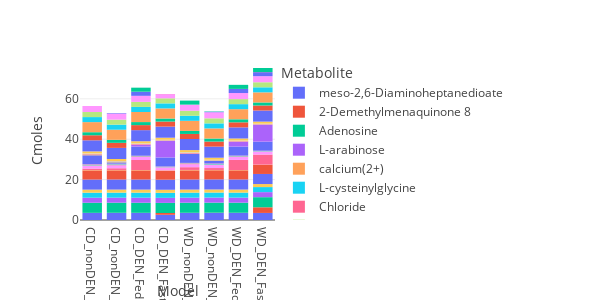

The code cell stored with this chart in its notebook:
### Code cell
fig = px.bar(toPlot_input_gutsinks,x='Model',y='Cmoles',color='Metabolite')
fig.update_layout(template='none',autosize=False,width=600,height=300)
fig.show()

### Figure 1 — Plotly figure (JSON) as saved in the notebook; plotly's stock layout.template omitted (floating-point values rounded to 4 significant figures)
{"data": [{"alignmentgroup": "True", "hovertemplate": "Metabolite=meso-2,6-Diaminoheptanedioate<br>Model=%{x}<br>Cmoles=%{y}<extra></extra>", "legendgroup": "meso-2,6-Diaminoheptanedioate", "marker": {"color": "#636efa", "pattern": {"shape": ""}}, "name": "meso-2,6-Diaminoheptanedioate", "offsetgroup": "meso-2,6-Diaminoheptanedioate", "orientation": "v", "showlegend": true, "textposition": "auto", "type": "bar", "x": ["CD_nonDEN_Fed", "CD_nonDEN_Fasted", "CD_DEN_Fed", "CD_DEN_Fasted", "WD_nonDEN_Fed", "WD_nonDEN_Fasted", "WD_DEN_Fed", "WD_DEN_Fasted"], "xaxis": "x", "y": [3.5, 3.5, 3.5, 2.578, 3.5, 3.5, 3.5, 3.5], "yaxis": "y"}, {"alignmentgroup": "True", "hovertemplate": "Metabolite=2-Demethylmenaquinone 8<br>Model=%{x}<br>Cmoles=%{y}<extra></extra>", "legendgroup": "2-Demethylmenaquinone 8", "marker": {"color": "#EF553B", "pattern": {"shape": ""}}, "name": "2-Demethylmenaquinone 8", "offsetgroup": "2-Demethylmenaquinone 8", "orientation": "v", "showlegend": true, "textposition": "auto", "type": "bar", "x": ["CD_nonDEN_Fed", "CD_nonDEN_Fasted", "CD_DEN_Fed", "CD_DEN_Fasted", "WD_nonDEN_Fed", "WD_nonDEN_Fasted", "WD_DEN_Fed", "WD_DEN_Fasted"], "xaxis": "x", "y": [0.04135, 0.07015, 0.05491, 0.8992, 0.0649, 0.1079, 0.08127, 2.801], "yaxis": "y"}, {"alignmentgroup": "True", "hovertemplate": "Metabolite=Adenosine<br>Model=%{x}<br>Cmoles=%{y}<extra></extra>", "legendgroup": "Adenosine", "marker": {"color": "#00cc96", "pattern": {"shape": ""}}, "name": "Adenosine", "offsetgroup": "Adenosine", "orientation": "v", "showlegend": true, "textposition": "auto", "type": "bar", "x": ["CD_nonDEN_Fed", "CD_nonDEN_Fasted", "CD_DEN_Fed", "CD_DEN_Fasted", "WD_nonDEN_Fed", "WD_nonDEN_Fasted", "WD_DEN_Fed", "WD_DEN_Fasted"], "xaxis": "x", "y": [5, 5, 5, 5, 5, 5, 5, 5], "yaxis": "y"}, {"alignmentgroup": "True", "hovertemplate": "Metabolite=L-arabinose<br>Model=%{x}<br>Cmoles=%{y}<extra></extra>", "legendgroup": "L-arabinose", "marker": {"color": "#ab63fa", "pattern": {"shape": ""}}, "name": "L-arabinose", "offsetgroup": "L-arabinose", "orientation": "v", "showlegend": true, "textposition": "auto", "type": "bar", "x": ["CD_nonDEN_Fed", "CD_nonDEN_Fasted", "CD_DEN_Fed", "CD_DEN_Fasted", "WD_nonDEN_Fed", "WD_nonDEN_Fasted", "WD_DEN_Fed", "WD_DEN_Fasted"], "xaxis": "x", "y": [2.5, 2.5, 2.5, 2.5, 2.5, 2.5, 2.5, 2.5], "yaxis": "y"}, {"alignmentgroup": "True", "hovertemplate": "Metabolite=calcium(2+)<br>Model=%{x}<br>Cmoles=%{y}<extra></extra>", "legendgroup": "calcium(2+)", "marker": {"color": "#FFA15A", "pattern": {"shape": ""}}, "name": "calcium(2+)", "offsetgroup": "calcium(2+)", "orientation": "v", "showlegend": true, "textposition": "auto", "type": "bar", "x": ["CD_nonDEN_Fed", "CD_nonDEN_Fasted", "CD_DEN_Fed", "CD_DEN_Fasted", "WD_nonDEN_Fed", "WD_nonDEN_Fasted", "WD_DEN_Fed", "WD_DEN_Fasted"], "xaxis": "x", "y": [0, 0, 0, 0, 0, 0, 0, 0], "yaxis": "y"}, {"alignmentgroup": "True", "hovertemplate": "Metabolite=L-cysteinylglycine<br>Model=%{x}<br>Cmoles=%{y}<extra></extra>", "legendgroup": "L-cysteinylglycine", "marker": {"color": "#19d3f3", "pattern": {"shape": ""}}, "name": "L-cysteinylglycine", "offsetgroup": "L-cysteinylglycine", "orientation": "v", "showlegend": true, "textposition": "auto", "type": "bar", "x": ["CD_nonDEN_Fed", "CD_nonDEN_Fasted", "CD_DEN_Fed", "CD_DEN_Fasted", "WD_nonDEN_Fed", "WD_nonDEN_Fasted", "WD_DEN_Fed", "WD_DEN_Fasted"], "xaxis": "x", "y": [2.5, 2.5, 2.5, 2.5, 2.5, 2.5, 2.5, 2.5], "yaxis": "y"}, {"alignmentgroup": "True", "hovertemplate": "Metabolite=Chloride<br>Model=%{x}<br>Cmoles=%{y}<extra></extra>", "legendgroup": "Chloride", "marker": {"color": "#FF6692", "pattern": {"shape": ""}}, "name": "Chloride", "offsetgroup": "Chloride", "orientation": "v", "showlegend": true, "textposition": "auto", "type": "bar", "x": ["CD_nonDEN_Fed", "CD_nonDEN_Fasted", "CD_DEN_Fed", "CD_DEN_Fasted", "WD_nonDEN_Fed", "WD_nonDEN_Fasted", "WD_DEN_Fed", "WD_DEN_Fasted"], "xaxis": "x", "y": [0, 0, 0, 0, 0, 0, 0, 0], "yaxis": "y"}, {"alignmentgroup": "True", "hovertemplate": "Metabolite=Co2+<br>Model=%{x}<br>Cmoles=%{y}<extra></extra>", "legendgroup": "Co2+", "marker": {"color": "#B6E880", "pattern": {"shape": ""}}, "name": "Co2+", "offsetgroup": "Co2+", "orientation": "v", "showlegend": true, "textposition": "auto", "type": "bar", "x": ["CD_nonDEN_Fed", "CD_nonDEN_Fasted", "CD_DEN_Fed", "CD_DEN_Fasted", "WD_nonDEN_Fed", "WD_nonDEN_Fasted", "WD_DEN_Fed", "WD_DEN_Fasted"], "xaxis": "x", "y": [0, 0, 0, 0, 0, 0, 0, 0], "yaxis": "y"}, {"alignmentgroup": "True", "hovertemplate": "Metabolite=Cu2+<br>Model=%{x}<br>Cmoles=%{y}<extra></extra>", "legendgroup": "Cu2+", "marker": {"color": "#FF97FF", "pattern": {"shape": ""}}, "name": "Cu2+", "offsetgroup": "Cu2+", "orientation": "v", "showlegend": true, "textposition": "auto", "type": "bar", "x": ["CD_nonDEN_Fed", "CD_nonDEN_Fasted", "CD_DEN_Fed", "CD_DEN_Fasted", "WD_nonDEN_Fed", "WD_nonDEN_Fasted", "WD_DEN_Fed", "WD_DEN_Fasted"], "xaxis": "x", "y": [0, 0, 0, 0, 0, 0, 0, 0], "yaxis": "y"}, {"alignmentgroup": "True", "hovertemplate": "Metabolite=L-cysteine<br>Model=%{x}<br>Cmoles=%{y}<extra></extra>", "legendgroup": "L-cysteine", "marker": {"color": "#FECB52", "pattern": {"shape": ""}}, "name": "L-cysteine", "offsetgroup": "L-cysteine", "orientation": "v", "showlegend": true, "textposition": "auto", "type": "bar", "x": ["CD_nonDEN_Fed", "CD_nonDEN_Fasted", "CD_DEN_Fed", "CD_DEN_Fasted", "WD_nonDEN_Fed", "WD_nonDEN_Fasted", "WD_DEN_Fed", "WD_DEN_Fasted"], "xaxis": "x", "y": [1.5, 1.5, 1.5, 1.5, 1.5, 1.5, 1.5, 1.5], "yaxis": "y"}, {"alignmentgroup": "True", "hovertemplate": "Metabolite=2-deoxyadenosine<br>Model=%{x}<br>Cmoles=%{y}<extra></extra>", "legendgroup": "2-deoxyadenosine", "marker": {"color": "#636efa", "pattern": {"shape": ""}}, "name": "2-deoxyadenosine", "offsetgroup": "2-deoxyadenosine", "orientation": "v", "showlegend": true, "textposition": "auto", "type": "bar", "x": ["CD_nonDEN_Fed", "CD_nonDEN_Fasted", "CD_DEN_Fed", "CD_DEN_Fasted", "WD_nonDEN_Fed", "WD_nonDEN_Fasted", "WD_DEN_Fed", "WD_DEN_Fasted"], "xaxis": "x", "y": [5, 5, 5, 5, 5, 5, 5, 5], "yaxis": "y"}, {"alignmentgroup": "True", "hovertemplate": "Metabolite=Deoxycytidine<br>Model=%{x}<br>Cmoles=%{y}<extra></extra>", "legendgroup": "Deoxycytidine", "marker": {"color": "#EF553B", "pattern": {"shape": ""}}, "name": "Deoxycytidine", "offsetgroup": "Deoxycytidine", "orientation": "v", "showlegend": true, "textposition": "auto", "type": "bar", "x": ["CD_nonDEN_Fed", "CD_nonDEN_Fasted", "CD_DEN_Fed", "CD_DEN_Fasted", "WD_nonDEN_Fed", "WD_nonDEN_Fasted", "WD_DEN_Fed", "WD_DEN_Fasted"], "xaxis": "x", "y": [4.5, 4.5, 4.5, 4.5, 4.5, 4.5, 4.5, 4.5], "yaxis": "y"}, {"alignmentgroup": "True", "hovertemplate": "Metabolite=Fe2+<br>Model=%{x}<br>Cmoles=%{y}<extra></extra>", "legendgroup": "Fe2+", "marker": {"color": "#00cc96", "pattern": {"shape": ""}}, "name": "Fe2+", "offsetgroup": "Fe2+", "orientation": "v", "showlegend": true, "textposition": "auto", "type": "bar", "x": ["CD_nonDEN_Fed", "CD_nonDEN_Fasted", "CD_DEN_Fed", "CD_DEN_Fasted", "WD_nonDEN_Fed", "WD_nonDEN_Fasted", "WD_DEN_Fed", "WD_DEN_Fasted"], "xaxis": "x", "y": [0, 0, 0, 0, 0, 0, 0, 0], "yaxis": "y"}, {"alignmentgroup": "True", "hovertemplate": "Metabolite=Fe3+<br>Model=%{x}<br>Cmoles=%{y}<extra></extra>", "legendgroup": "Fe3+", "marker": {"color": "#ab63fa", "pattern": {"shape": ""}}, "name": "Fe3+", "offsetgroup": "Fe3+", "orientation": "v", "showlegend": true, "textposition": "auto", "type": "bar", "x": ["CD_nonDEN_Fed", "CD_nonDEN_Fasted", "CD_DEN_Fed", "CD_DEN_Fasted", "WD_nonDEN_Fed", "WD_nonDEN_Fasted", "WD_DEN_Fed", "WD_DEN_Fasted"], "xaxis": "x", "y": [0, 0, 0, 0, 0, 0, 0, 0], "yaxis": "y"}, {"alignmentgroup": "True", "hovertemplate": "Metabolite=Folate<br>Model=%{x}<br>Cmoles=%{y}<extra></extra>", "legendgroup": "Folate", "marker": {"color": "#FFA15A", "pattern": {"shape": ""}}, "name": "Folate", "offsetgroup": "Folate", "orientation": "v", "showlegend": true, "textposition": "auto", "type": "bar", "x": ["CD_nonDEN_Fed", "CD_nonDEN_Fasted", "CD_DEN_Fed", "CD_DEN_Fasted", "WD_nonDEN_Fed", "WD_nonDEN_Fasted", "WD_DEN_Fed", "WD_DEN_Fasted"], "xaxis": "x", "y": [0.2334, 0.2042, 0.1935, 0.1177, 0.2317, 0.1756, 0.1737, 0.1019], "yaxis": "y"}, {"alignmentgroup": "True", "hovertemplate": "Metabolite=proton<br>Model=%{x}<br>Cmoles=%{y}<extra></extra>", "legendgroup": "proton", "marker": {"color": "#19d3f3", "pattern": {"shape": ""}}, "name": "proton", "offsetgroup": "proton", "orientation": "v", "showlegend": true, "textposition": "auto", "type": "bar", "x": ["CD_nonDEN_Fed", "CD_nonDEN_Fasted", "CD_DEN_Fed", "WD_nonDEN_Fed", "WD_DEN_Fed", "WD_DEN_Fasted"], "xaxis": "x", "y": [0, 0, 0, 0, 0, 0], "yaxis": "y"}, {"alignmentgroup": "True", "hovertemplate": "Metabolite=Inosine<br>Model=%{x}<br>Cmoles=%{y}<extra></extra>", "legendgroup": "Inosine", "marker": {"color": "#FF6692", "pattern": {"shape": ""}}, "name": "Inosine", "offsetgroup": "Inosine", "orientation": "v", "showlegend": true, "textposition": "auto", "type": "bar", "x": ["CD_nonDEN_Fed", "CD_nonDEN_Fasted", "CD_DEN_Fed", "WD_nonDEN_Fed", "WD_nonDEN_Fasted", "WD_DEN_Fed", "WD_DEN_Fasted"], "xaxis": "x", "y": [0.6789, 0.8572, 4.969, 1.353, 0.9457, 5, 5], "yaxis": "y"}, {"alignmentgroup": "True", "hovertemplate": "Metabolite=potassium<br>Model=%{x}<br>Cmoles=%{y}<extra></extra>", "legendgroup": "potassium", "marker": {"color": "#B6E880", "pattern": {"shape": ""}}, "name": "potassium", "offsetgroup": "potassium", "orientation": "v", "showlegend": true, "textposition": "auto", "type": "bar", "x": ["CD_nonDEN_Fed", "CD_nonDEN_Fasted", "CD_DEN_Fed", "CD_DEN_Fasted", "WD_nonDEN_Fed", "WD_nonDEN_Fasted", "WD_DEN_Fed", "WD_DEN_Fasted"], "xaxis": "x", "y": [0, 0, 0, 0, 0, 0, 0, 0], "yaxis": "y"}, {"alignmentgroup": "True", "hovertemplate": "Metabolite=(R)-lactate<br>Model=%{x}<br>Cmoles=%{y}<extra></extra>", "legendgroup": "(R)-lactate", "marker": {"color": "#FF97FF", "pattern": {"shape": ""}}, "name": "(R)-lactate", "offsetgroup": "(R)-lactate", "orientation": "v", "showlegend": true, "textposition": "auto", "type": "bar", "x": ["CD_nonDEN_Fed", "CD_nonDEN_Fasted", "CD_DEN_Fed", "CD_DEN_Fasted", "WD_nonDEN_Fed", "WD_nonDEN_Fasted", "WD_DEN_Fed", "WD_DEN_Fasted"], "xaxis": "x", "y": [1.5, 1.5, 1.5, 1.5, 1.5, 1.5, 1.5, 1.5], "yaxis": "y"}, {"alignmentgroup": "True", "hovertemplate": "Metabolite=magnesium<br>Model=%{x}<br>Cmoles=%{y}<extra></extra>", "legendgroup": "magnesium", "marker": {"color": "#FECB52", "pattern": {"shape": ""}}, "name": "magnesium", "offsetgroup": "magnesium", "orientation": "v", "showlegend": true, "textposition": "auto", "type": "bar", "x": ["CD_nonDEN_Fed", "CD_nonDEN_Fasted", "CD_DEN_Fed", "CD_DEN_Fasted", "WD_nonDEN_Fed", "WD_nonDEN_Fasted", "WD_DEN_Fed", "WD_DEN_Fasted"], "xaxis": "x", "y": [0, 0, 0, 0, 0, 0, 0, 0], "yaxis": "y"}, {"alignmentgroup": "True", "hovertemplate": "Metabolite=Mn2+<br>Model=%{x}<br>Cmoles=%{y}<extra></extra>", "legendgroup": "Mn2+", "marker": {"color": "#636efa", "pattern": {"shape": ""}}, "name": "Mn2+", "offsetgroup": "Mn2+", "orientation": "v", "showlegend": true, "textposition": "auto", "type": "bar", "x": ["CD_nonDEN_Fed", "CD_nonDEN_Fasted", "CD_DEN_Fed", "CD_DEN_Fasted", "WD_nonDEN_Fed", "WD_nonDEN_Fasted", "WD_DEN_Fed", "WD_DEN_Fasted"], "xaxis": "x", "y": [0, 0, 0, 0, 0, 0, 0, 0], "yaxis": "y"}, {"alignmentgroup": "True", "hovertemplate": "Metabolite=Menaquinone 8<br>Model=%{x}<br>Cmoles=%{y}<extra></extra>", "legendgroup": "Menaquinone 8", "marker": {"color": "#EF553B", "pattern": {"shape": ""}}, "name": "Menaquinone 8", "offsetgroup": "Menaquinone 8", "orientation": "v", "showlegend": true, "textposition": "auto", "type": "bar", "x": ["CD_nonDEN_Fed", "CD_nonDEN_Fasted", "CD_nonDEN_Fasted", "CD_DEN_Fed", "CD_DEN_Fed", "CD_DEN_Fasted", "WD_nonDEN_Fed", "WD_nonDEN_Fasted", "WD_nonDEN_Fasted", "WD_DEN_Fed", "WD_DEN_Fed", "WD_DEN_Fasted"], "xaxis": "x", "y": [0.04288, 0.07432, 0.001469, 0.06352, 0.007752, 0.00252, 0.0669, 0.1114, 0.001469, 0.08902, 0.007752, 0.00252], "yaxis": "y"}, {"alignmentgroup": "True", "hovertemplate": "Metabolite=Protoheme<br>Model=%{x}<br>Cmoles=%{y}<extra></extra>", "legendgroup": "Protoheme", "marker": {"color": "#00cc96", "pattern": {"shape": ""}}, "name": "Protoheme", "offsetgroup": "Protoheme", "orientation": "v", "showlegend": true, "textposition": "auto", "type": "bar", "x": ["CD_nonDEN_Fed", "CD_nonDEN_Fasted", "CD_nonDEN_Fasted", "CD_DEN_Fed", "CD_DEN_Fed", "CD_DEN_Fasted", "CD_DEN_Fasted", "WD_nonDEN_Fed", "WD_nonDEN_Fasted", "WD_nonDEN_Fasted", "WD_DEN_Fed", "WD_DEN_Fed", "WD_DEN_Fasted", "WD_DEN_Fasted"], "xaxis": "x", "y": [0.1519, 0.1511, 0.0004896, 0.1444, 0.002584, 0.09865, 0.00084, 0.1507, 0.1341, 0.0004896, 0.1326, 0.002584, 0.1015, 0.00084], "yaxis": "y"}, {"alignmentgroup": "True", "hovertemplate": "Metabolite=hydrogenphosphate<br>Model=%{x}<br>Cmoles=%{y}<extra></extra>", "legendgroup": "hydrogenphosphate", "marker": {"color": "#ab63fa", "pattern": {"shape": ""}}, "name": "hydrogenphosphate", "offsetgroup": "hydrogenphosphate", "orientation": "v", "showlegend": true, "textposition": "auto", "type": "bar", "x": ["CD_nonDEN_Fed", "CD_nonDEN_Fasted", "CD_DEN_Fed", "CD_DEN_Fasted", "WD_nonDEN_Fed", "WD_nonDEN_Fasted", "WD_DEN_Fed", "WD_DEN_Fasted"], "xaxis": "x", "y": [0, 0, 0, 0, 0, 0, 0, 0], "yaxis": "y"}, {"alignmentgroup": "True", "hovertemplate": "Metabolite=Pyridoxal<br>Model=%{x}<br>Cmoles=%{y}<extra></extra>", "legendgroup": "Pyridoxal", "marker": {"color": "#FFA15A", "pattern": {"shape": ""}}, "name": "Pyridoxal", "offsetgroup": "Pyridoxal", "orientation": "v", "showlegend": true, "textposition": "auto", "type": "bar", "x": ["CD_nonDEN_Fed", "CD_nonDEN_Fasted", "CD_DEN_Fed", "CD_DEN_Fasted", "WD_nonDEN_Fed", "WD_nonDEN_Fasted", "WD_DEN_Fed", "WD_DEN_Fasted"], "xaxis": "x", "y": [0.06038, 0.05115, 0.05033, 0.03962, 0.06014, 0.04715, 0.04756, 0.04029], "yaxis": "y"}, {"alignmentgroup": "True", "hovertemplate": "Metabolite=Ubiquinone-8<br>Model=%{x}<br>Cmoles=%{y}<extra></extra>", "legendgroup": "Ubiquinone-8", "marker": {"color": "#19d3f3", "pattern": {"shape": ""}}, "name": "Ubiquinone-8", "offsetgroup": "Ubiquinone-8", "orientation": "v", "showlegend": true, "textposition": "auto", "type": "bar", "x": ["CD_nonDEN_Fed", "CD_nonDEN_Fasted", "CD_nonDEN_Fasted", "CD_DEN_Fed", "CD_DEN_Fed", "CD_DEN_Fasted", "CD_DEN_Fasted", "WD_nonDEN_Fed", "WD_nonDEN_Fasted", "WD_nonDEN_Fasted", "WD_DEN_Fed", "WD_DEN_Fed", "WD_DEN_Fasted", "WD_DEN_Fasted"], "xaxis": "x", "y": [0.05026, 0.2013, 0.0007056, 0.06146, 0.003724, 0.06, 0.001211, 0.07341, 0.1775, 0.0007056, 0.08784, 0.003724, 0.07776, 0.001211], "yaxis": "y"}, {"alignmentgroup": "True", "hovertemplate": "Metabolite=Siroheme<br>Model=%{x}<br>Cmoles=%{y}<extra></extra>", "legendgroup": "Siroheme", "marker": {"color": "#FF6692", "pattern": {"shape": ""}}, "name": "Siroheme", "offsetgroup": "Siroheme", "orientation": "v", "showlegend": true, "textposition": "auto", "type": "bar", "x": ["CD_nonDEN_Fed", "CD_nonDEN_Fasted", "CD_nonDEN_Fasted", "CD_nonDEN_Fasted", "CD_DEN_Fed", "CD_DEN_Fed", "CD_DEN_Fed", "CD_DEN_Fasted", "CD_DEN_Fasted", "WD_nonDEN_Fed", "WD_nonDEN_Fasted", "WD_nonDEN_Fasted", "WD_nonDEN_Fasted", "WD_DEN_Fed", "WD_DEN_Fed", "WD_DEN_Fed", "WD_DEN_Fasted", "WD_DEN_Fasted"], "xaxis": "x", "y": [0.1972, 0.001004, 0.1857, 0.0006048, 0.004728, 0.1737, 0.003192, 0.1219, 0.001038, 0.1959, 0.001004, 0.1647, 0.0006048, 0.004728, 0.1591, 0.003192, 0.1254, 0.001038], "yaxis": "y"}, {"alignmentgroup": "True", "hovertemplate": "Metabolite=sulfate<br>Model=%{x}<br>Cmoles=%{y}<extra></extra>", "legendgroup": "sulfate", "marker": {"color": "#B6E880", "pattern": {"shape": ""}}, "name": "sulfate", "offsetgroup": "sulfate", "orientation": "v", "showlegend": true, "textposition": "auto", "type": "bar", "x": ["CD_nonDEN_Fed", "CD_nonDEN_Fasted", "CD_DEN_Fed", "CD_DEN_Fasted", "WD_nonDEN_Fed", "WD_nonDEN_Fasted", "WD_DEN_Fed", "WD_DEN_Fasted"], "xaxis": "x", "y": [0, 0, 0, 0, 0, 0, 0, 0], "yaxis": "y"}, {"alignmentgroup": "True", "hovertemplate": "Metabolite=Spermidine<br>Model=%{x}<br>Cmoles=%{y}<extra></extra>", "legendgroup": "Spermidine", "marker": {"color": "#FF97FF", "pattern": {"shape": ""}}, "name": "Spermidine", "offsetgroup": "Spermidine", "orientation": "v", "showlegend": true, "textposition": "auto", "type": "bar", "x": ["CD_nonDEN_Fed", "CD_nonDEN_Fasted", "CD_DEN_Fed", "CD_DEN_Fasted", "WD_nonDEN_Fed", "WD_nonDEN_Fasted", "WD_DEN_Fed", "WD_DEN_Fasted"], "xaxis": "x", "y": [0.03286, 0.03122, 0.03027, 0.02048, 0.03265, 0.02771, 0.02784, 0.02107], "yaxis": "y"}, {"alignmentgroup": "True", "hovertemplate": "Metabolite=Thiamin<br>Model=%{x}<br>Cmoles=%{y}<extra></extra>", "legendgroup": "Thiamin", "marker": {"color": "#FECB52", "pattern": {"shape": ""}}, "name": "Thiamin", "offsetgroup": "Thiamin", "orientation": "v", "showlegend": true, "textposition": "auto", "type": "bar", "x": ["CD_nonDEN_Fed", "CD_nonDEN_Fasted", "CD_DEN_Fed", "CD_DEN_Fasted", "WD_nonDEN_Fed", "WD_nonDEN_Fasted", "WD_DEN_Fed", "WD_DEN_Fasted"], "xaxis": "x", "y": [0.05633, 0.05351, 0.05189, 0.03512, 0.05597, 0.0475, 0.04772, 0.03612], "yaxis": "y"}, {"alignmentgroup": "True", "hovertemplate": "Metabolite=Uridine<br>Model=%{x}<br>Cmoles=%{y}<extra></extra>", "legendgroup": "Uridine", "marker": {"color": "#636efa", "pattern": {"shape": ""}}, "name": "Uridine", "offsetgroup": "Uridine", "orientation": "v", "showlegend": true, "textposition": "auto", "type": "bar", "x": ["CD_nonDEN_Fed", "CD_nonDEN_Fasted", "CD_DEN_Fed", "CD_DEN_Fasted", "WD_nonDEN_Fed", "WD_nonDEN_Fasted", "WD_DEN_Fed", "WD_DEN_Fasted"], "xaxis": "x", "y": [4.5, 0.5496, 4.5, 4.5, 4.5, 1.293, 4.5, 4.5], "yaxis": "y"}, {"alignmentgroup": "True", "hovertemplate": "Metabolite=Zinc<br>Model=%{x}<br>Cmoles=%{y}<extra></extra>", "legendgroup": "Zinc", "marker": {"color": "#EF553B", "pattern": {"shape": ""}}, "name": "Zinc", "offsetgroup": "Zinc", "orientation": "v", "showlegend": true, "textposition": "auto", "type": "bar", "x": ["CD_nonDEN_Fed", "CD_nonDEN_Fasted", "CD_DEN_Fed", "CD_DEN_Fasted", "WD_nonDEN_Fed", "WD_nonDEN_Fasted", "WD_DEN_Fed", "WD_DEN_Fasted"], "xaxis": "x", "y": [0, 0, 0, 0, 0, 0, 0, 0], "yaxis": "y"}, {"alignmentgroup": "True", "hovertemplate": "Metabolite=1,2-Diacyl-sn-glycerol (dioctadecanoyl, n-C18:0)<br>Model=%{x}<br>Cmoles=%{y}<extra></extra>", "legendgroup": "1,2-Diacyl-sn-glycerol (dioctadecanoyl, n-C18:0)", "marker": {"color": "#00cc96", "pattern": {"shape": ""}}, "name": "1,2-Diacyl-sn-glycerol (dioctadecanoyl, n-C18:0)", "offsetgroup": "1,2-Diacyl-sn-glycerol (dioctadecanoyl, n-C18:0)", "orientation": "v", "showlegend": true, "textposition": "auto", "type": "bar", "x": ["CD_nonDEN_Fed", "CD_nonDEN_Fasted", "CD_DEN_Fed", "CD_DEN_Fasted", "WD_nonDEN_Fed", "WD_nonDEN_Fasted", "WD_DEN_Fed", "WD_DEN_Fasted"], "xaxis": "x", "y": [0.009358, 0.0981, 0.01706, 0.007396, 0.009438, 0.05405, 0.01746, 0.007478], "yaxis": "y"}, {"alignmentgroup": "True", "hovertemplate": "Metabolite=Oxidized glutathione<br>Model=%{x}<br>Cmoles=%{y}<extra></extra>", "legendgroup": "Oxidized glutathione", "marker": {"color": "#ab63fa", "pattern": {"shape": ""}}, "name": "Oxidized glutathione", "offsetgroup": "Oxidized glutathione", "orientation": "v", "showlegend": true, "textposition": "auto", "type": "bar", "x": ["CD_nonDEN_Fed", "CD_nonDEN_Fasted", "CD_DEN_Fed", "CD_DEN_Fasted", "WD_nonDEN_Fed", "WD_nonDEN_Fasted", "WD_DEN_Fed", "WD_DEN_Fasted"], "xaxis": "x", "y": [0.00941, 0.01561, 0.9395, 8.234, 0.01412, 0.02316, 2.385, 8.414], "yaxis": "y"}, {"alignmentgroup": "True", "hovertemplate": "Metabolite=Xanthine<br>Model=%{x}<br>Cmoles=%{y}<extra></extra>", "legendgroup": "Xanthine", "marker": {"color": "#FFA15A", "pattern": {"shape": ""}}, "name": "Xanthine", "offsetgroup": "Xanthine", "orientation": "v", "showlegend": true, "textposition": "auto", "type": "bar", "x": ["CD_nonDEN_Fed", "CD_nonDEN_Fasted", "CD_DEN_Fed", "CD_DEN_Fasted", "WD_nonDEN_Fed", "WD_nonDEN_Fasted", "WD_DEN_Fed", "WD_DEN_Fasted"], "xaxis": "x", "y": [0.1584, 0.1079, 0.1196, 0.1133, 0.1192, 0.1079, 0.1036, 0.09558], "yaxis": "y"}, {"alignmentgroup": "True", "hovertemplate": "Metabolite=4-hydroxybenzoate<br>Model=%{x}<br>Cmoles=%{y}<extra></extra>", "legendgroup": "4-hydroxybenzoate", "marker": {"color": "#19d3f3", "pattern": {"shape": ""}}, "name": "4-hydroxybenzoate", "offsetgroup": "4-hydroxybenzoate", "orientation": "v", "showlegend": true, "textposition": "auto", "type": "bar", "x": ["CD_nonDEN_Fed", "CD_nonDEN_Fasted", "CD_DEN_Fed", "CD_DEN_Fasted", "WD_nonDEN_Fed", "WD_nonDEN_Fasted", "WD_DEN_Fed", "WD_DEN_Fasted"], "xaxis": "x", "y": [0.001595, 0.002216, 0.002036, 0.002252, 0.001595, 0.002216, 0.002036, 0.002252], "yaxis": "y"}, {"alignmentgroup": "True", "hovertemplate": "Metabolite=Menaquinone 7<br>Model=%{x}<br>Cmoles=%{y}<extra></extra>", "legendgroup": "Menaquinone 7", "marker": {"color": "#FF6692", "pattern": {"shape": ""}}, "name": "Menaquinone 7", "offsetgroup": "Menaquinone 7", "orientation": "v", "showlegend": true, "textposition": "auto", "type": "bar", "x": ["CD_nonDEN_Fed", "CD_nonDEN_Fed", "CD_nonDEN_Fed", "CD_nonDEN_Fasted", "CD_DEN_Fed", "CD_DEN_Fasted", "WD_nonDEN_Fed", "WD_nonDEN_Fed", "WD_nonDEN_Fed", "WD_nonDEN_Fasted", "WD_DEN_Fed", "WD_DEN_Fasted"], "xaxis": "x", "y": [0.3332, 0.01013, 0.01082, 0.2763, 0.2778, 0.1604, 0.2869, 0.01013, 0.01103, 0.1621, 0.1986, 0.1349], "yaxis": "y"}, {"alignmentgroup": "True", "hovertemplate": "Metabolite=Riboflavin<br>Model=%{x}<br>Cmoles=%{y}<extra></extra>", "legendgroup": "Riboflavin", "marker": {"color": "#B6E880", "pattern": {"shape": ""}}, "name": "Riboflavin", "offsetgroup": "Riboflavin", "orientation": "v", "showlegend": true, "textposition": "auto", "type": "bar", "x": ["CD_nonDEN_Fed", "CD_nonDEN_Fasted", "CD_DEN_Fed", "CD_DEN_Fasted", "WD_nonDEN_Fed", "WD_nonDEN_Fasted", "WD_DEN_Fed", "WD_DEN_Fasted"], "xaxis": "x", "y": [0.2807, 0.2289, 0.2367, 0.1984, 0.2796, 0.2119, 0.2248, 0.189], "yaxis": "y"}, {"alignmentgroup": "True", "hovertemplate": "Metabolite=(R)-Pantothenate<br>Model=%{x}<br>Cmoles=%{y}<extra></extra>", "legendgroup": "(R)-Pantothenate", "marker": {"color": "#FF97FF", "pattern": {"shape": ""}}, "name": "(R)-Pantothenate", "offsetgroup": "(R)-Pantothenate", "orientation": "v", "showlegend": true, "textposition": "auto", "type": "bar", "x": ["CD_nonDEN_Fed", "CD_nonDEN_Fasted", "CD_DEN_Fed", "CD_DEN_Fasted", "WD_nonDEN_Fed", "WD_nonDEN_Fasted", "WD_DEN_Fed", "WD_DEN_Fasted"], "xaxis": "x", "y": [0.1093, 0.05432, 0.08639, 0.06664, 0.1003, 0.05407, 0.07045, 0.06162], "yaxis": "y"}, {"alignmentgroup": "True", "hovertemplate": "Metabolite=ethanol<br>Model=%{x}<br>Cmoles=%{y}<extra></extra>", "legendgroup": "ethanol", "marker": {"color": "#FECB52", "pattern": {"shape": ""}}, "name": "ethanol", "offsetgroup": "ethanol", "orientation": "v", "showlegend": true, "textposition": "auto", "type": "bar", "x": ["CD_nonDEN_Fed", "CD_nonDEN_Fasted", "CD_DEN_Fed", "CD_DEN_Fasted", "WD_nonDEN_Fed", "WD_nonDEN_Fasted", "WD_DEN_Fed", "WD_DEN_Fasted"], "xaxis": "x", "y": [1, 1, 1, 1, 1, 1, 1, 1], "yaxis": "y"}, {"alignmentgroup": "True", "hovertemplate": "Metabolite=NMN<br>Model=%{x}<br>Cmoles=%{y}<extra></extra>", "legendgroup": "NMN", "marker": {"color": "#636efa", "pattern": {"shape": ""}}, "name": "NMN", "offsetgroup": "NMN", "orientation": "v", "showlegend": true, "textposition": "auto", "type": "bar", "x": ["CD_nonDEN_Fed", "CD_nonDEN_Fasted", "CD_DEN_Fed", "CD_DEN_Fasted", "WD_nonDEN_Fed", "WD_nonDEN_Fasted", "WD_DEN_Fed", "WD_DEN_Fasted"], "xaxis": "x", "y": [5.5, 5.5, 5.5, 5.5, 5.5, 5.5, 5.5, 5.5], "yaxis": "y"}, {"alignmentgroup": "True", "hovertemplate": "Metabolite=D-ribose<br>Model=%{x}<br>Cmoles=%{y}<extra></extra>", "legendgroup": "D-ribose", "marker": {"color": "#EF553B", "pattern": {"shape": ""}}, "name": "D-ribose", "offsetgroup": "D-ribose", "orientation": "v", "showlegend": true, "textposition": "auto", "type": "bar", "x": ["CD_nonDEN_Fed", "CD_nonDEN_Fasted", "CD_DEN_Fed", "CD_DEN_Fasted", "WD_nonDEN_Fed", "WD_nonDEN_Fasted", "WD_DEN_Fed", "WD_DEN_Fasted"], "xaxis": "x", "y": [2.5, 2.5, 2.5, 2.5, 2.5, 2.5, 2.5, 2.5], "yaxis": "y"}, {"alignmentgroup": "True", "hovertemplate": "Metabolite=(S)-lactate<br>Model=%{x}<br>Cmoles=%{y}<extra></extra>", "legendgroup": "(S)-lactate", "marker": {"color": "#00cc96", "pattern": {"shape": ""}}, "name": "(S)-lactate", "offsetgroup": "(S)-lactate", "orientation": "v", "showlegend": true, "textposition": "auto", "type": "bar", "x": ["CD_nonDEN_Fed", "CD_nonDEN_Fasted", "CD_DEN_Fed", "CD_DEN_Fasted", "WD_nonDEN_Fed", "WD_nonDEN_Fasted", "WD_DEN_Fed", "WD_DEN_Fasted"], "xaxis": "x", "y": [1.5, 1.5, 1.5, 1.5, 1.5, 1.5, 1.5, 1.5], "yaxis": "y"}, {"alignmentgroup": "True", "hovertemplate": "Metabolite=Reduced glutathione<br>Model=%{x}<br>Cmoles=%{y}<extra></extra>", "legendgroup": "Reduced glutathione", "marker": {"color": "#ab63fa", "pattern": {"shape": ""}}, "name": "Reduced glutathione", "offsetgroup": "Reduced glutathione", "orientation": "v", "showlegend": true, "textposition": "auto", "type": "bar", "x": ["CD_nonDEN_Fed", "CD_nonDEN_Fed", "CD_nonDEN_Fed", "CD_nonDEN_Fasted", "CD_nonDEN_Fasted", "CD_nonDEN_Fasted", "CD_DEN_Fed", "CD_DEN_Fed", "CD_DEN_Fed", "CD_DEN_Fasted", "WD_nonDEN_Fed", "WD_nonDEN_Fed", "WD_nonDEN_Fed", "WD_nonDEN_Fasted", "WD_nonDEN_Fasted", "WD_nonDEN_Fasted", "WD_DEN_Fed", "WD_DEN_Fed", "WD_DEN_Fed", "WD_DEN_Fasted"], "xaxis": "x", "y": [6.869e-05, 0.001102, 0.001177, 0.0002391, 9.78e-06, 0.000144, 0.001126, 3.778e-05, 0.00076, 0.0002471, 6.869e-05, 0.001102, 0.001199, 0.0002391, 9.78e-06, 0.000144, 0.001126, 3.778e-05, 0.00076, 0.0002471], "yaxis": "y"}, {"alignmentgroup": "True", "hovertemplate": "Metabolite=AMP<br>Model=%{x}<br>Cmoles=%{y}<extra></extra>", "legendgroup": "AMP", "marker": {"color": "#FFA15A", "pattern": {"shape": ""}}, "name": "AMP", "offsetgroup": "AMP", "orientation": "v", "showlegend": true, "textposition": "auto", "type": "bar", "x": ["CD_nonDEN_Fed", "CD_nonDEN_Fasted", "CD_DEN_Fed", "CD_DEN_Fasted", "WD_nonDEN_Fed", "WD_nonDEN_Fasted", "WD_DEN_Fed", "WD_DEN_Fasted"], "xaxis": "x", "y": [5, 5, 5, 5, 5, 5, 5, 5], "yaxis": "y"}, {"alignmentgroup": "True", "hovertemplate": "Metabolite=Choline<br>Model=%{x}<br>Cmoles=%{y}<extra></extra>", "legendgroup": "Choline", "marker": {"color": "#19d3f3", "pattern": {"shape": ""}}, "name": "Choline", "offsetgroup": "Choline", "orientation": "v", "showlegend": true, "textposition": "auto", "type": "bar", "x": ["CD_nonDEN_Fed", "CD_nonDEN_Fasted", "CD_DEN_Fed", "CD_DEN_Fasted", "WD_nonDEN_Fed", "WD_nonDEN_Fasted", "WD_DEN_Fed", "WD_DEN_Fasted"], "xaxis": "x", "y": [2.5, 2.5, 2.5, 2.5, 2.5, 2.5, 2.5, 2.5], "yaxis": "y"}, {"alignmentgroup": "True", "hovertemplate": "Metabolite=Nitrate<br>Model=%{x}<br>Cmoles=%{y}<extra></extra>", "legendgroup": "Nitrate", "marker": {"color": "#FF6692", "pattern": {"shape": ""}}, "name": "Nitrate", "offsetgroup": "Nitrate", "orientation": "v", "showlegend": true, "textposition": "auto", "type": "bar", "x": ["CD_nonDEN_Fed", "CD_nonDEN_Fasted", "CD_DEN_Fed", "CD_DEN_Fasted", "WD_nonDEN_Fed", "WD_nonDEN_Fasted", "WD_DEN_Fed", "WD_DEN_Fasted"], "xaxis": "x", "y": [0, 0, 0, 0, 0, 0, 0, 0], "yaxis": "y"}, {"alignmentgroup": "True", "hovertemplate": "Metabolite=trans-4-hydroxy-L-proline<br>Model=%{x}<br>Cmoles=%{y}<extra></extra>", "legendgroup": "trans-4-hydroxy-L-proline", "marker": {"color": "#B6E880", "pattern": {"shape": ""}}, "name": "trans-4-hydroxy-L-proline", "offsetgroup": "trans-4-hydroxy-L-proline", "orientation": "v", "showlegend": true, "textposition": "auto", "type": "bar", "x": ["CD_nonDEN_Fed", "CD_nonDEN_Fasted", "CD_DEN_Fed", "CD_DEN_Fasted", "WD_nonDEN_Fed", "WD_nonDEN_Fasted", "WD_DEN_Fed", "WD_DEN_Fasted"], "xaxis": "x", "y": [2.5, 2.5, 2.5, 2.5, 2.5, 2.5, 2.5, 2.5], "yaxis": "y"}, {"alignmentgroup": "True", "hovertemplate": "Metabolite=L-cystine<br>Model=%{x}<br>Cmoles=%{y}<extra></extra>", "legendgroup": "L-cystine", "marker": {"color": "#FF97FF", "pattern": {"shape": ""}}, "name": "L-cystine", "offsetgroup": "L-cystine", "orientation": "v", "showlegend": true, "textposition": "auto", "type": "bar", "x": ["CD_nonDEN_Fed", "CD_nonDEN_Fasted", "CD_DEN_Fed", "CD_DEN_Fasted", "WD_nonDEN_Fed", "WD_nonDEN_Fasted", "WD_DEN_Fed", "WD_DEN_Fasted"], "xaxis": "x", "y": [3, 3, 3, 2.084, 3, 3, 3, 3], "yaxis": "y"}, {"alignmentgroup": "True", "hovertemplate": "Metabolite=D-Arabinose<br>Model=%{x}<br>Cmoles=%{y}<extra></extra>", "legendgroup": "D-Arabinose", "marker": {"color": "#FECB52", "pattern": {"shape": ""}}, "name": "D-Arabinose", "offsetgroup": "D-Arabinose", "orientation": "v", "showlegend": true, "textposition": "auto", "type": "bar", "x": ["CD_nonDEN_Fed", "WD_nonDEN_Fed"], "xaxis": "x", "y": [0.001325, 0.001325], "yaxis": "y"}, {"alignmentgroup": "True", "hovertemplate": "Metabolite=uracil<br>Model=%{x}<br>Cmoles=%{y}<extra></extra>", "legendgroup": "uracil", "marker": {"color": "#636efa", "pattern": {"shape": ""}}, "name": "uracil", "offsetgroup": "uracil", "orientation": "v", "showlegend": true, "textposition": "auto", "type": "bar", "x": ["CD_nonDEN_Fasted", "CD_DEN_Fed", "WD_nonDEN_Fasted", "WD_DEN_Fed", "WD_DEN_Fasted"], "xaxis": "x", "y": [0.2548, 2, 0.2548, 2, 2], "yaxis": "y"}, {"alignmentgroup": "True", "hovertemplate": "Metabolite=Thymidine<br>Model=%{x}<br>Cmoles=%{y}<extra></extra>", "legendgroup": "Thymidine", "marker": {"color": "#EF553B", "pattern": {"shape": ""}}, "name": "Thymidine", "offsetgroup": "Thymidine", "orientation": "v", "showlegend": true, "textposition": "auto", "type": "bar", "x": ["CD_DEN_Fed", "CD_DEN_Fasted", "WD_nonDEN_Fed", "WD_DEN_Fed", "WD_DEN_Fasted"], "xaxis": "x", "y": [0.03896, 0.04115, 0.01232, 0.06306, 0.05801], "yaxis": "y"}, {"alignmentgroup": "True", "hovertemplate": "Metabolite=butyrate<br>Model=%{x}<br>Cmoles=%{y}<extra></extra>", "legendgroup": "butyrate", "marker": {"color": "#00cc96", "pattern": {"shape": ""}}, "name": "butyrate", "offsetgroup": "butyrate", "orientation": "v", "showlegend": true, "textposition": "auto", "type": "bar", "x": ["CD_DEN_Fed", "WD_nonDEN_Fed", "WD_nonDEN_Fasted", "WD_DEN_Fed", "WD_DEN_Fasted"], "xaxis": "x", "y": [2, 2, 0.1621, 2, 2], "yaxis": "y"}], "layout": {"autosize": false, "barmode": "relative", "height": 300, "legend": {"title": {"text": "Metabolite"}, "tracegroupgap": 0}, "margin": {"t": 60}, "width": 600, "xaxis": {"anchor": "y", "domain": [0, 1], "title": {"text": "Model"}}, "yaxis": {"anchor": "x", "domain": [0, 1], "title": {"text": "Cmoles"}}}}
